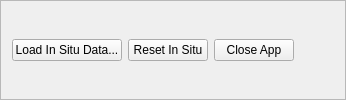
      <widget class="QFrame" name="frame_2">
       <property name="frameShape">
        <enum>QFrame::StyledPanel</enum>
       </property>
       <property name="frameShadow">
        <enum>QFrame::Raised</enum>
       </property>
       <layout class="QGridLayout" name="gridLayout_2">
        <item row="0" column="0">
         <widget class="QPushButton" name="Push_LoadInSitu">
          <property name="maximumSize">
           <size>
            <width>110</width>
            <height>23</height>
           </size>
          </property>
          <property name="text">
           <string>Load In Situ Data...</string>
          </property>
         </widget>
        </item>
        <item row="0" column="2">
         <widget class="QPushButton" name="Push_Exit">
          <property name="text">
           <string>Close App</string>
          </property>
         </widget>
        </item>
        <item row="0" column="1">
         <widget class="QPushButton" name="Push_ResetInSitu">
          <property name="text">
           <string>Reset In Situ</string>
          </property>
         </widget>
        </item>
        <item row="0" column="3">
         <spacer name="horizontalSpacer_2">
          <property name="orientation">
           <enum>Qt::Horizontal</enum>
          </property>
          <property name="sizeHint" stdset="0">
           <size>
            <width>40</width>
            <height>20</height>
           </size>
          </property>
         </spacer>
        </item>
       </layout>
      </widget>
